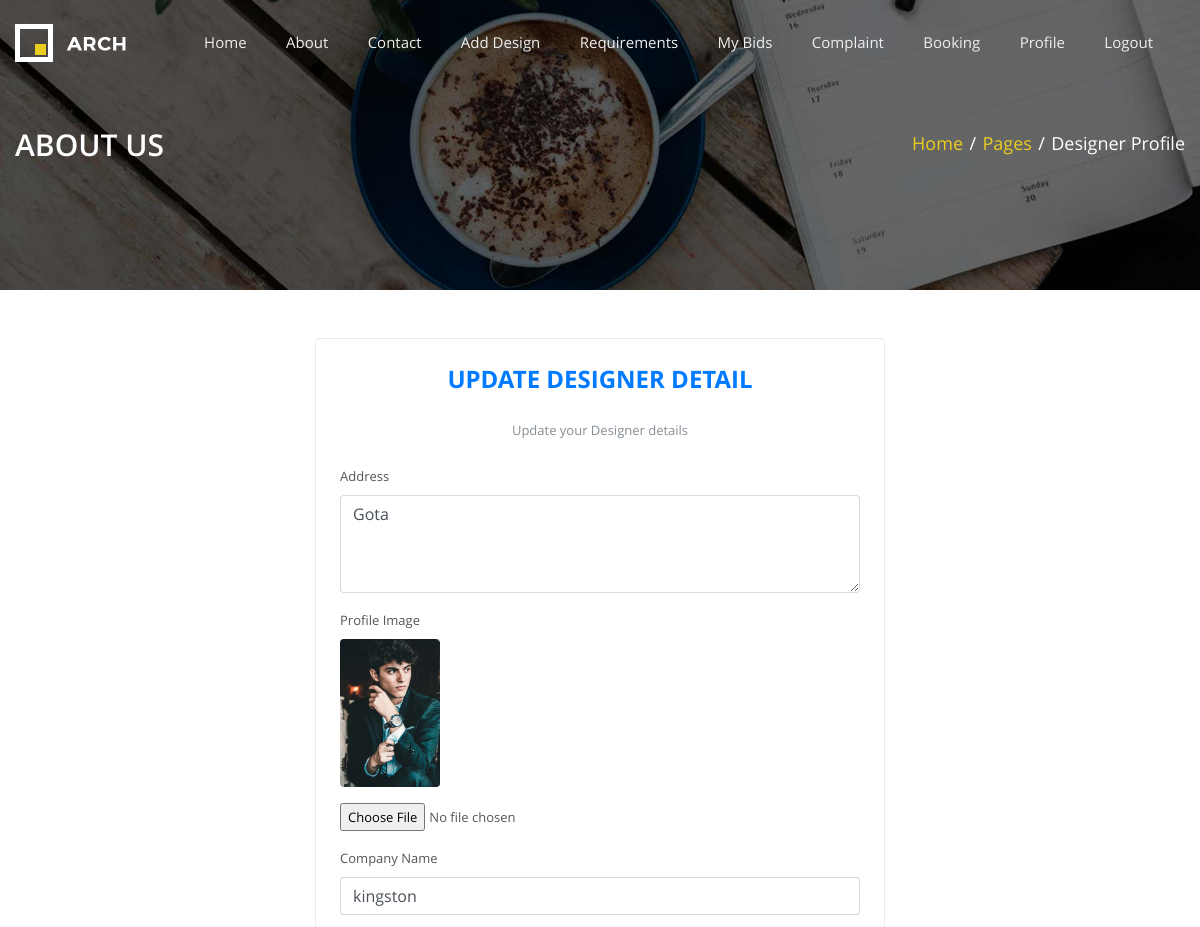
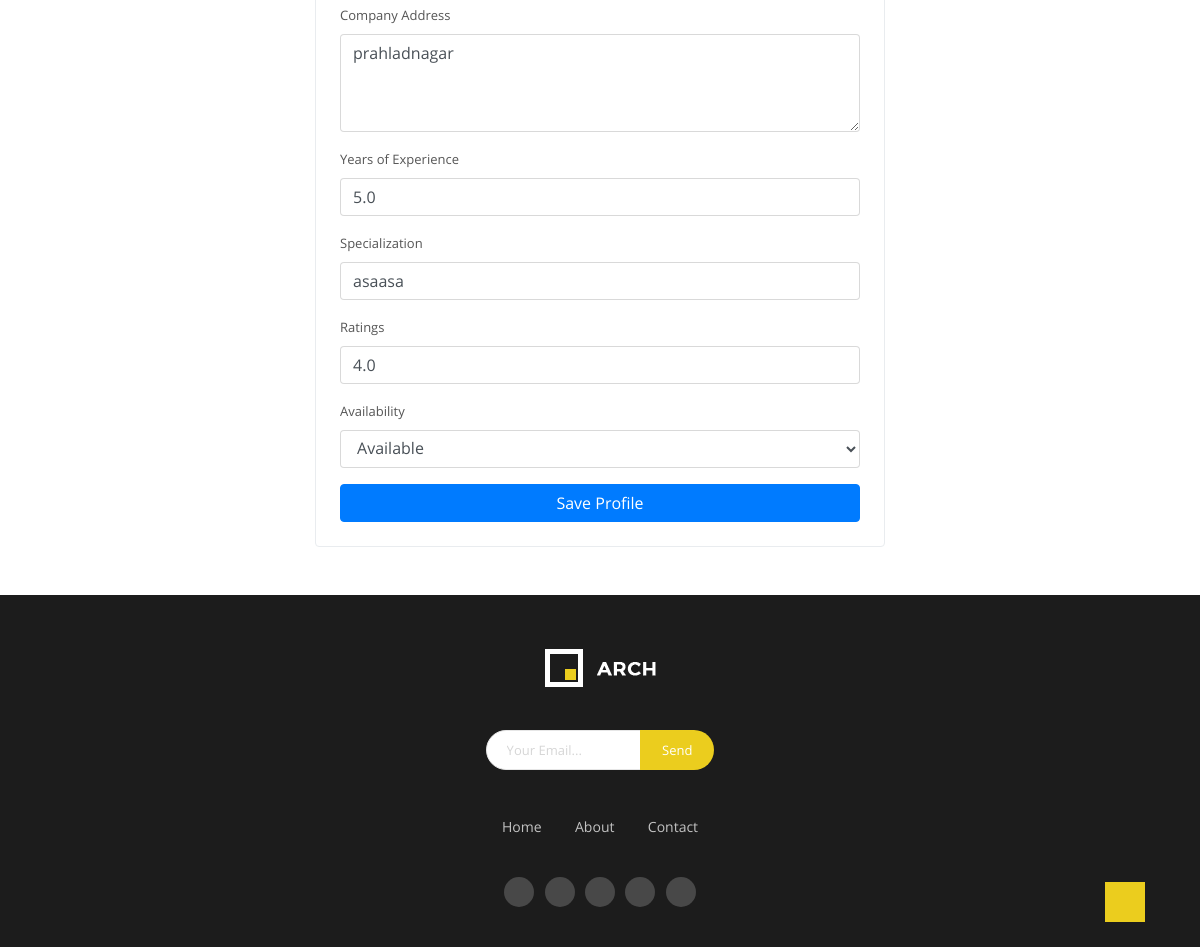
Screenshot of /edit_designer (signed in) with the database file from the repository (2 pictures, top to bottom).
### myapp/models.py (models this page shows, shortened)
class DesignerProfile(models.Model):
    user = models.ForeignKey(Login, on_delete=models.CASCADE)
    address = models.TextField(blank=True, null=True)
    designerprofile_image = models.ImageField(upload_to='seller_profiles/', blank=True, null=True)
    company_name  = models.CharField(max_length=255, blank=True, null=True)
    company_address = models.TextField(blank=True, null=True)
    years_of_experience = models.FloatField(blank=True, null=True)
    specialization = models.CharField(max_length=255, blank=True, null=True)
    rating = models.FloatField(default=0.0)  # Changed to FloatField
    availability = models.CharField(max_length=40, choices=[('Available', 'Available'), ('Not Available', 'Not Available')], default='Available')
    def designer_image(self):
        return mark_safe('<img src = "{}" width = "100">'.format(self.designerprofile_image.url))
    designer_image.allow_tags = True

### myapp/views.py (the view)
# urls.py: path('edit_designer', views.edit_designer, name='edit_designer'),
def edit_designer(request):
    context = checksession(request)
    uid = request.session['log_id']
    editsdesigner = DesignerProfile.objects.get(user=Login(id=uid))
    context.update({
        'data': editsdesigner,
    })
    return render(request,'edit_designer.html',context)

### myapp/views.py (called while the page is built)
def checksession(request):
    uid = request.session.get('log_id')
    if not uid:
        return None
    try:
        userdata = Login.objects.get(id=uid)
        is_designer = userdata.role == "Designer"
        if is_designer:
            try:
                profile = DesignerProfile.objects.get(user=userdata)
            except DesignerProfile.DoesNotExist:
                profile = None
        else:
            try:
                profile = UserProfile.objects.get(user=userdata)
            except UserProfile.DoesNotExist:
                profile = None
        context = {
            'userdata': userdata,
            'is_designer': is_designer,
            'profile': profile,
        }
        return context
    except Login.DoesNotExist:
        return None

### myapp/templates/edit_designer.html (shortened to what this page needs)
{%extends 'base.html'%}
{%block main%}
{%load static%}
    <section class="navigation">
      <div class="parallax parallax--nav-1">
        <div class="container clearfix">
          <div class="row">
            <div class="col-md-12">
              <h2>
                about us
              </h2>
              <ul class="breadcrumbs ul--inline ul--no-style">
                <li>
                  <a href=" {% static 'index.html' %} ">Home</a>
                </li>
                <span>/</span>
                <li>
                  <a href="#">Pages</a>
                </li>
                <span>/</span>
                <li class="active">
                  Designer Profile
                </li>
              </ul>
            </div>
          </div>
        </div>
      </div>
    </section>
<section class="vendor-detail">
    <div class="container py-5">
        <div class="row justify-content-center">
            <div class="col-lg-6 col-md-8 col-sm-10">
                <div class="vendor-detail-content border shadow-sm p-4 rounded bg-white">
                    <h3 class="text-center mb-4 text-primary">Update Designer Detail</h3>
                    <p class="text-center text-muted mb-4">Update your Designer details</p>
                    <form action="/updatedesigner" method="post" enctype="multipart/form-data">
                        <div class="form-group mb-3">
                            <label for="id_address" class="form-label">Address</label>
                            <textarea
                                name="address2"
                                id="id_address"
                                class="form-control rounded-pill"
                                rows="4"
                                required>{{data.address}}</textarea>
                        </div>
                        <div class="form-group mb-3">
                            <label for="id_designerprofile_image" class="form-label">Profile Image</label>
                            <div class="mb-3">
                                <img src="/media/{{data.designerprofile_image}}" width="100px" class="rounded shadow-sm">
                            </div>
                            <input
                                type="file"
                                name="seller1"
                                id="id_designerprofile_image"
                                class="form-control-file"
                                accept="image/*"
                                oninput="
                                    const file = this.files[0];
                                    if (!file) {
                                        this.setCustomValidity('');
                                    } else {
                                        const validImageTypes = ['image/jpeg', 'image/png', 'image/gif'];
                                        if (!validImageTypes.includes(file.type)) {
                                            this.setCustomValidity('Only JPG, PNG, and GIF images are allowed');
                                            this.reportValidity();
                                        } else {
                                            this.setCustomValidity('');
                                            this.reportValidity();
                                        }
                                    }">
                        </div>
                        <div class="form-group mb-3">
                            <label for="id_company_name" class="form-label">Company Name</label>
                            <input
                                type="text"
                                name="company_name2"
                                id="id_company_name"
                                class="form-control rounded-pill"
                                value="{{data.company_name}}"
                                placeholder="Enter your Company name"
                                required>
                        </div>
                        <div class="form-group mb-3">
                            <label for="id_company_address" class="form-label">Company Address</label>
                            <textarea
                                name="company_address2"
                                id="id_company_address"
                                class="form-control rounded-pill"
                                rows="4"
                                required>{{data.company_address}}</textarea>
                        </div>
                        <div class="form-group mb-3">
                            <label for="id_years_of_experience" class="form-label">Years of Experience</label>
                            <input
                                type="number"
                                name="years_of_experience2"
                                id="id_years_of_experience"
                                class="form-control rounded-pill"
                                placeholder="Enter years of experience"
                                value="{{data.years_of_experience}}"
                                required
                                min="1">
                        </div>
                        <div class="form-group mb-3">
                            <label for="id_specialization" class="form-label">Specialization</label>
                            <input
                                type="text"
                                name="specialization2"
                                id="id_specialization"
                                class="form-control rounded-pill"
                                placeholder="Enter your specialization"
                                value="{{data.specialization}}"
                                required>
                        </div>
                        <div class="form-group mb-3">
                            <label for="id_ratings" class="form-label">Ratings</label>
                            <input
                                type="number"
                                name="ratings2"
                                id="id_ratings"
                                class="form-control rounded-pill"
                                placeholder="Enter ratings (0-5)"
                                value="{{data.rating}}"
                                required
                                min="0" max="5">
                        </div>
                        <div class="form-group mb-3">
                            <label for="id_availability" class="form-label">Availability</label>
                            <select
                                name="availability2"
                                id="id_availability"
                                class="form-control rounded-pill"
                                required>
                                <option value="Available" {% if data.availability == "Available" %}selected{% endif %}>Available</option>
                            </select>
                        </div>
                        <div class="text-center">
                            <button type="submit" class="btn btn-primary btn-block w-100 py-2 rounded-pill shadow">
                                Save Profile
                            </button>
                        </div>
                    </form>
                </div>
            </div>
        </div>
    </div>
</section>
{%endblock%}

### rows the page displays
DesignerProfile: address2 "Gota", designerprofile_image (picture), company_name2 "kingston", company_address2 "prahladnagar", years_of_experience2 "5.0", specialization2 "asaasa", ratings2 "4.0", availability2 "Available"
